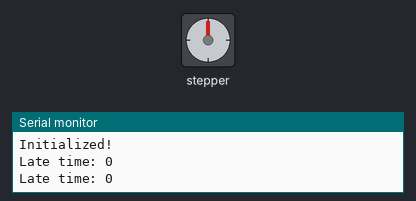
A program run on a simulated Arduino Nano, built with avr-gcc and run on an emulated ATmega328P. Shown: stepper motor, the last lines printed to the serial monitor. The local clock reads 2024-03-15 10:24:30 at power-on unless the program sets it; stepper angles assume 800 steps per turn.

Above: at 0.1 s.
At 11.02 s:
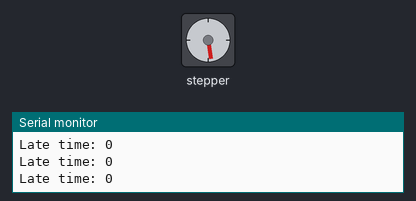
At 16.97 s:
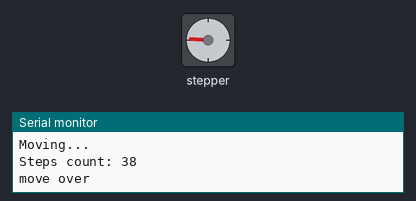
At 38.98 s:
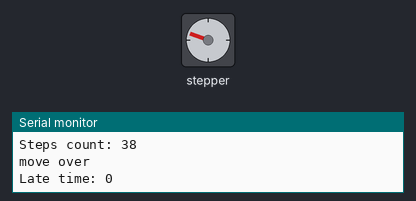
Timing chart, 0 to 40.0 s (numbered marks = the images above):
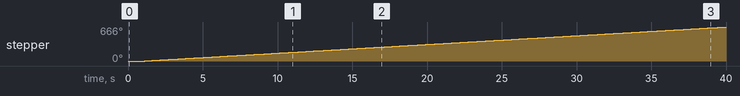

Measured:
- by itself, stepper: keeps turning clockwise at about 17°/s

The program:

main.cpp
```cpp
#include <Arduino.h>
#include <Stepper.h>
#include <RtcDS1302.h>
#include <ThreeWire.h>

// Serial
const int SERIAL_SPEED =        9600;
// RA drive
const int RA_DIRECTION_PIN =    2;
const int RA_SPEED_PIN =        3;
const long RA_GEAR_TRAIN =      2;
const int RA_DEFAULT_RPM =      3;
const long RA_MOTOR_STEPS =     800;
const long RA_MOUNT_STEPS =     130;
const long RA_MICRO_STEPS =     16;
const int motorInterfaceType =  1;
const int INTERATION_STEPS =    10000;
// Watch
const int  WATCH_CLK_PIN =      4;
const int  WATCH_DAT_PIN =      5;
const int  WATCH_RST_PIN =      6;
const int HOURS_IN_SEC =        60 * 60;

long stepsPerFullTurn = RA_MOUNT_STEPS * RA_MOTOR_STEPS * RA_GEAR_TRAIN * RA_MICRO_STEPS;
double secondsForFullTurn = 24.00 * HOURS_IN_SEC;
double secondsPerStep = stepsPerFullTurn / secondsForFullTurn;
long positionTime = 0;

ThreeWire myWire(WATCH_DAT_PIN, WATCH_CLK_PIN, WATCH_RST_PIN);
RtcDS1302<ThreeWire> Rtc(myWire);
Stepper raStepper(RA_MOTOR_STEPS, RA_DIRECTION_PIN, RA_SPEED_PIN);

void updatePosition(long);
long getLateTime();
void move(long);
long getStepsToMove(long);

void setup()
{
  Serial.begin(SERIAL_SPEED);
  Serial.println("Initialize ...");
  // Watch initialize
  Serial.print("Time module...");
  Rtc.Begin();
  RtcDateTime compiled = RtcDateTime(__DATE__, __TIME__);
  Rtc.SetDateTime(compiled);
  RtcDateTime startTime = Rtc.GetDateTime();
  positionTime = startTime.Unix32Time();
  Serial.println("Ok");
  // RA drive initialize
  Serial.print("Stepper module...");
  raStepper.setSpeed(RA_DEFAULT_RPM);
  Serial.println("Ok");
  Serial.println("Initialized!");
}

void loop()
{
  long lateTime = getLateTime();
  Serial.print("Late time: ");
  Serial.println(lateTime);

  if (lateTime > 0) {
    updatePosition(1);
  }
}

long getLateTime()
{
  RtcDateTime now = Rtc.GetDateTime();
  long latePerSeconds = now.Unix32Time() - positionTime;
  positionTime = now.Unix32Time();

  return latePerSeconds;
}

void updatePosition(long lateTime)
{
  if (lateTime > 0)
  {
    long steps = getStepsToMove(lateTime);
    Serial.println("Moving... ");
    Serial.print("Steps count: ");
    Serial.println(steps);
    move(steps);
    Serial.println("move over");
  }
}

long getStepsToMove(long sec)
{
  return sec * secondsPerStep;
}

void move(long steps)
{
  int index = abs(steps / HOURS_IN_SEC);
  int remainderSteps = steps % HOURS_IN_SEC;

  while (index > 0)
  {
    raStepper.step(HOURS_IN_SEC);
    index--;
  }

  raStepper.step(remainderSteps);
}
```
